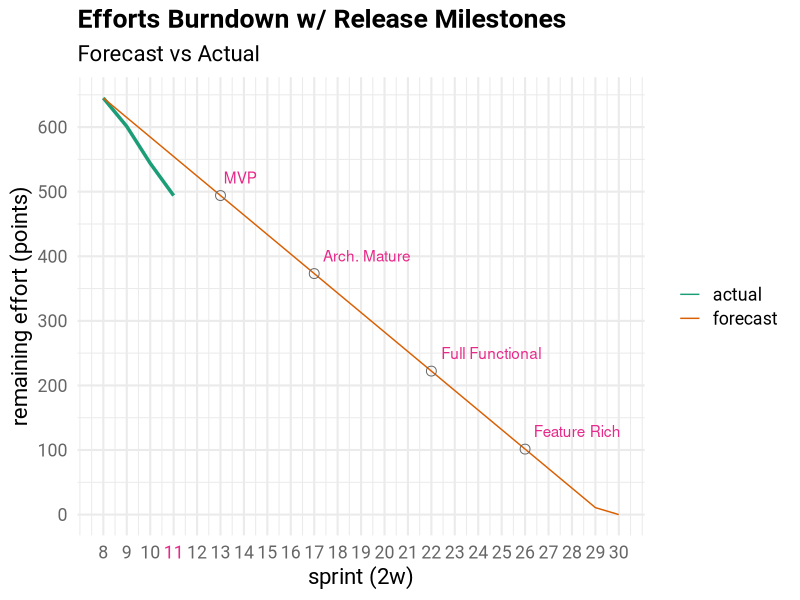
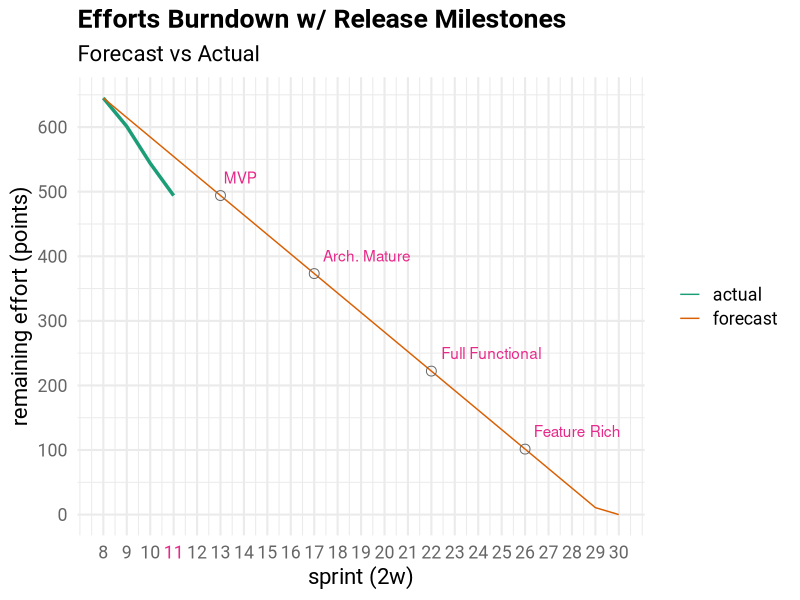

Source code (R) for these figures, in order:
library(ggplot2); library(purrr); library(RColorBrewer);

ystep <- 100
guide_line_color <- '#c0c0c0'
guide_line_sz <- .2
curr_sprint <- 11
annotation_point_sz <- 3
tick_label_color <- brewer.pal(n = 8, name = 'Dark2')[8]
highlight_color <- brewer.pal(n = 8, name = 'Dark2')[4]
annotation_color <- brewer.pal(n = 8, name = 'Dark2')[4]
font <- 'Roboto'
font_sz <- 16

mid <- function(min, max, dist) {
    ceiling(min + (max - min) * dist)
}

dat <- read.csv('burndown.csv')
forecast <- data.frame(dat$sprint, dat$forecast, rep('forecast', dim(dat)[1]))
actual <- data.frame(dat$sprint, dat$actual, rep('actual', dim(dat)[1]))
actual <- subset(actual, ! is.na(dat.actual))
head <- c('sprint', 'efforts', 'type')
names(forecast) <- head
names(actual) <- head
burndown <- rbind(forecast, actual)
forecast <- subset(burndown, burndown$type == 'forecast')

max_efforts <- max(burndown$efforts)
min_sprint <- min(burndown$sprint)
max_sprint <- max(burndown$sprint)
sprints_num <- nrow(forecast)
velocity <- max_efforts / (max_sprint - min_sprint)

key_sprints <- forecast[c(mid(1, sprints_num, .2)
                          , mid(1, sprints_num, .4)
                          , mid(1, sprints_num, .6)
                          , mid(1, sprints_num, .8)),]
key_sprints$name <- c('MVP'
                      , 'Arch. Mature'
                      , 'Full Functional'
                      , 'Feature Rich');
sprint_colors <- rep(tick_label_color, sprints_num)
sprint_colors[curr_sprint - min_sprint + 1] <- highlight_color

my_theme <- function() {
    theme_minimal(base_size = font_sz, base_family = font) +
        theme(legend.title = element_blank()) +
        theme(plot.title = element_text(vjust = 1.25, face = 'bold')) +
        theme(axis.text.x = element_text(color = sprint_colors)) +
        theme(axis.text.y = element_text(color = tick_label_color))
}

plot <- ggplot(burndown, aes(sprint, efforts)) +
    geom_line(aes(color = type, size = type != 'forecast')) +
    scale_color_brewer(palette = 'Dark2') +
    scale_x_continuous(limits = c(min_sprint, max_sprint),
        breaks = seq(min_sprint, max_sprint, by=1), name = 'sprint (2w)') +
    scale_y_continuous(limits = c(0, max_efforts)
        , breaks = seq(0, max_efforts, by=ystep)
        , name = 'remaining effort (points)') +
    scale_size_manual(values = c(0.5, 1.2), guide = FALSE) +
    geom_point(data = key_sprints, aes(sprint, efforts), shape = 1
               , size = annotation_point_sz
               , color = tick_label_color) +
    geom_text(data = key_sprints, aes(sprint, efforts, label = name)
              , color = annotation_color
              , hjust = -.1, vjust = -1) +
    labs(title = 'Efforts Burndown w/ Release Milestones'
         , subtitle = 'Forecast vs Actual') +
    my_theme()

ggsave(file = 'burndown.svg', width = 8, height = 6, units = 'in')
ggsave(file = 'burndown.png', width = 8, height = 6, units = 'in'
       , dpi = 300)
